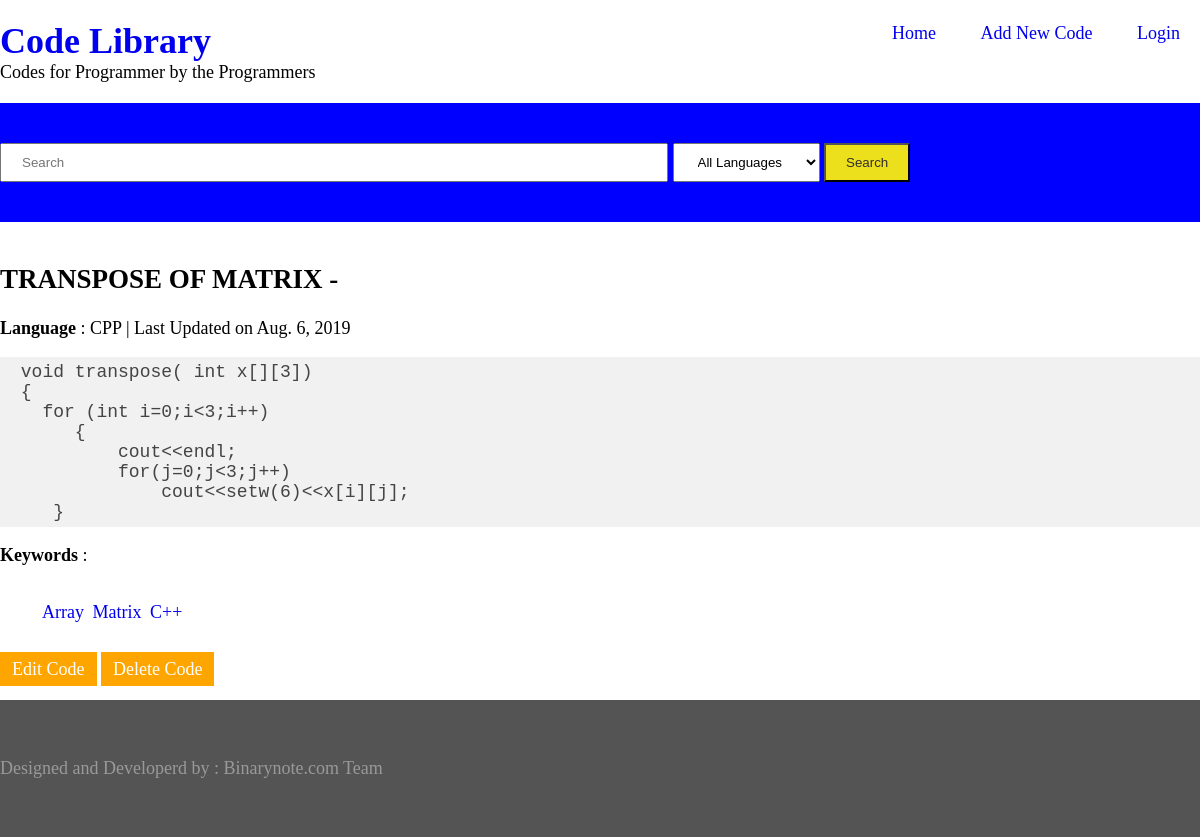
Page /7/ on the committed database.
### library/models.py (models this page shows, shortened)
class code(models.Model):
    STATUS = [('Dr', 'Draft'), ('Pub', 'Published')]
    language = models.ForeignKey('language', on_delete=models.CASCADE)
    title = models.CharField(max_length=250)
    code = models.TextField()
    keywords = TaggableManager()
    status = models.CharField(max_length=20, choices=STATUS, default='Dr')
    submitted_on = models.DateField(auto_now=True)
    updated_on = models.DateField(auto_now=False)
    author      =models.ForeignKey(User, default = 1, on_delete = models.CASCADE)

class language(models.Model):
    language = models.CharField(max_length=30)
    def __str__(self):
        return self.language

### library/views.py (the view)
# urls.py: path('<int:id>/', singlecode, name="singlecode"),
def singlecode(request, id):
    post = code.objects.get(pk=id)
    return render(request, "library/single.html", {'post': post})

### library/templates/library/single.html (shortened to what this page needs)
{% extends 'library/base.html' %}
    {% block content %}
        <h2>{{post.title|upper}} - </h2>
        <p> <strong> Language </strong> : {{post.language}} | Last Updated on {{post.updated_on}} </p>
        <pre> {{post.code}} </pre>
        <p>
            <strong> Keywords </strong> :
                <span class="meta-tag">
                    <ul class="tags">
                                {% for tag in post.keywords.all %}
                                    <li><a href ="{% url 'taglist' tag.slug %}">{{ tag.name }}</a></li>
                                {% endfor %}
                            </ul>
                </span>
        </p>
        <a class="button" href="{% url 'update' post.pk %}"> Edit Code</a>
        <a class="button" href="{% url 'delete' post.pk %}"> Delete Code </a>
    {% endblock content %}

### library/static/css/style.css (style rules this page uses)
body { margin: 0; padding: 0; font-size: 18px; height: 100vh; }
a { text-decoration: none; }
pre { background: #f1f1f1; color: #444; padding: 5px 10px; }
.code li { padding: 10px 0; }
.button { padding: 5px 10px; background: orange; color: white; border: 2px solid transparent; }
.meta-tag { color: #f37f7f; }
ul.tags { list-style-type: none; display: inline-block; }
ul.tags li { display: inline-block; padding: 0px 2px; }

### rows in the picture
code: title "TRANSPOSE OF MATRIX", language "CPP", updated_on "Aug. 6, 2019", code "void transpose( int x[][3]) { for (int i=0;i<3;i++) { cout<<endl; for(j=0;j<3;j++) cout<<setw(6)<<x[i][j]; }"
Tag: name "Array"
Tag: name "Matrix"
Tag: name "C++"
